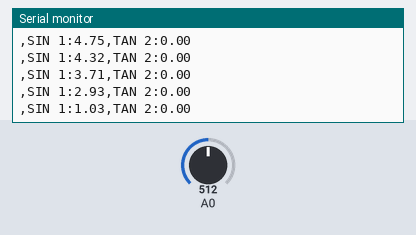
A sketch run on a simulated Arduino Uno, built with avr-gcc and run on an emulated ATmega328P. Shown: the last lines printed to the serial monitor. The inputs (shaded band) are chosen by the test bench; at power-on: A0 = 512.

Above: at 1.5 s.
1.6 s: A0 set to 716
At 2.6 s:
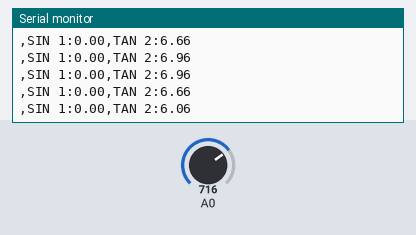
3.1 s: A0 set to 900
At 4.0 s:
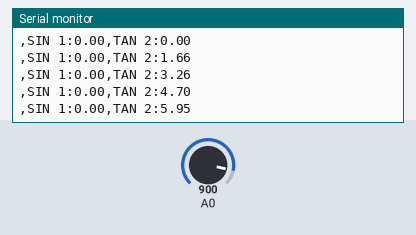
Timing chart, 0 to 6.1 s (numbered marks = the images above; inputs shaded):
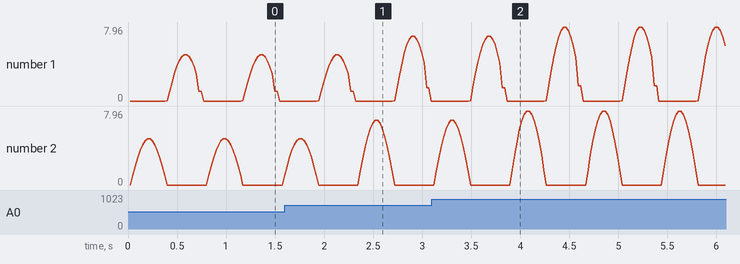

The sketch:

signal_plotter.ino
```cpp
void setup() {
  pinMode(A0,INPUT);
  Serial.begin(9600);
}

void loop() {


 int pot = analogRead(A0);
 int pot1 = map(pot,0,1023,1,10);
 float pot3 = constrain(pot1,1,10);

 for (int i = 0; i <= 30; i++)

{
  float alpha = map(i,0,29,0,30);
  float alpha1 = constrain(alpha,0,30);
  float a = pot3;
  float f = map(i,0,29,0,50);
  float f1 = constrain(f,0,50);
  float  w =( 2 * 3.1416 * f1);
  float  t = (1/f1);
  float wt = (w*t) + alpha1;


  float cv = map(wt,7.28,37.28,0,360);
  float vb = constrain(cv,0,360);


  float SIN = a*sin(degree(vb));
  float SIN_INVERSE = -a*sin(degree(vb));
  float COS = a*cos(degree(vb));
  float COS_INVERSE = -a*cos(degree(vb));
  float TAN = a*tan(degree(vb));
  float TAN_INVERSE = -a*tan(degree(vb));
  float Half_wave_negative = constrain(SIN,-10,0);
  float Half_wave_positive = constrain(SIN,0,10);
  float SAW_tooth = vb;
  float SAW_inverse = -1*vb;
  Serial.print("SIN 1:");
  Serial.print(-Half_wave_negative);
  Serial.print(",");
  Serial.print("TAN 2:");
  Serial.println(Half_wave_positive);
  Serial.print(",");

}


}


float degree(double degg)
{
  return(degg*22)/(7*180);
}
```

Measured:
- after the input at 1.6 s, the serial monitor: prints a new line after 0.77 s (image 1)
- after the input at 3.1 s, the serial monitor: prints a new line after 0.82 s (image 2)
- plotted number 1: 0 → 4.71 after the input at 3.1 s
